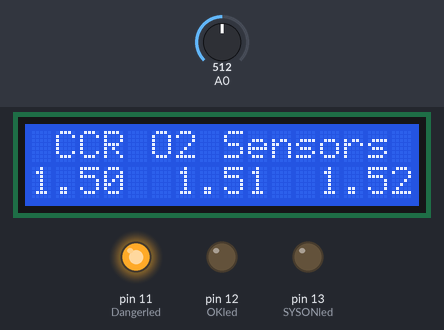
The sketch below on a simulated Arduino Uno, built with avr-gcc and run on an emulated ATmega328P. Shown: 16×2 character LCD, output pins drawn as LEDs (lit = HIGH). Dashed ring = blinking. The test bench sets the inputs (shaded band); at power-on: A0 = 512.

Above: at 3.2 s.
3.3 s: A0 set to 640
5.2 s: A0 set to 665
At 7.9 s:
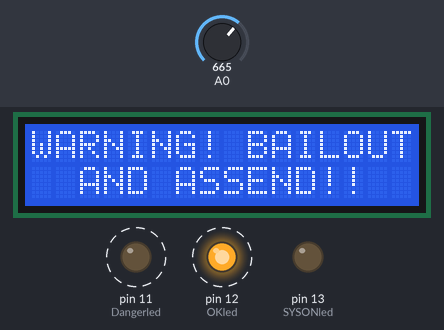
At 8.9 s:
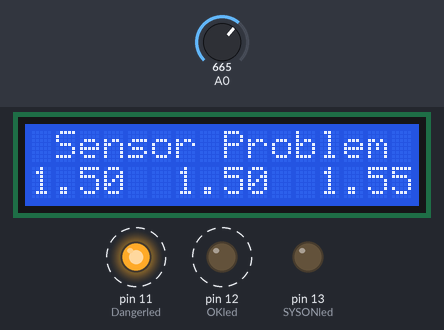
Timing chart, 0 to 15.3 s (numbered marks = the images above; inputs shaded):
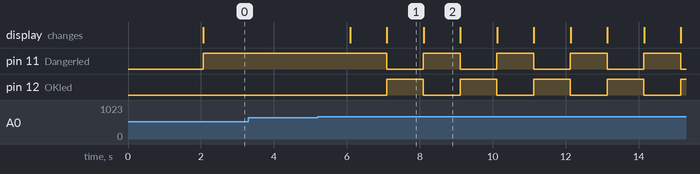

The sketch:

CCR-Computer.ino
```cpp
#include <LiquidCrystal.h>

/*******************************************************

  This program is used to test the LCD module display and 5 buttons.

********************************************************/
bool AlmostEqualRelative(float A, float B, float maxRelDiff);
// Select the pin used on LCD
LiquidCrystal lcd(8, 9, 4, 5, 6, 7);

// define the button
int lcd_key     = 0;
int adc_key_in  = 0;

//Define veribles.
int state = 1;
int SENSORSelect = 0;
float voltagePPo1 = 1.50;
float voltagePPo2 = 1.51;
float voltagePPo3 = 1.52;

// constants won't change. Used here to set a pin number :
const int Dangerled =  11;      // Set a name for the number of the LED pins
const int OKled = 12;           //
const int SYSONled = 13;       //

#define NextSENS  0
#define ValueUP   1
#define ValueDOWN 2
#define PrevSENS  3
#define Reset     4
#define btnNONE   5

//read the button value
int read_LCD_buttons()
{
  adc_key_in = analogRead(0);          // read analog A0 value
  // when read the 5 key values in the vicinity of the following：0,144,329,504,741
  // By setting different threshold, you can read the one button
  if (adc_key_in > 1000) return btnNONE;
  if (adc_key_in < 50)   return NextSENS;
  if (adc_key_in < 250)  return ValueUP;
  if (adc_key_in < 450)  return ValueDOWN;
  if (adc_key_in < 650)  return PrevSENS;
  if (adc_key_in < 850)  return Reset;

  return btnNONE;

}

void setup()
{
  Serial.begin(9600);  // initialize serial communication at 9600 bits per second:for debugging.
  lcd.begin(16, 2);              // star
  lcd.setCursor(3, 0);
  lcd.print("Booting..."); // display“Push the buttons”
  pinMode(Dangerled, OUTPUT);  //Sets the 11 pin as output
  pinMode(OKled, OUTPUT);  //Sets the 12 pin as output
  pinMode(SYSONled, OUTPUT); //Sets the 13 pin as output
  delay(2000);
}

void CCRMain()// the main routine for the program,
{
 digitalWrite(Dangerled, HIGH); //Turn off "Danger" led so it flases in the HUD.
  lcd.setCursor(1, 0); //Clean the LCD screen
  lcd.print("CCR O2 Sensors "); //Write the phrase "CCR O2 Sensors"
  //lcd.print(SENSORSelect); //TESTING ONLY
  //lcd.print(state); //MORE TESTING

  //PPo2 Sensor 1
  lcd.setCursor(0, 1);  //set screen position.
  lcd.print(voltagePPo1);// print out the value you read to lc

  //PPo2 Sensor 2
  lcd.setCursor(6, 1);  //set screen position.
  lcd.print(voltagePPo2);// print out the value you read to lcd:

  //PPo2 Sensor 3
  lcd.setCursor(12, 1);  //set screen position.
  lcd.print(voltagePPo3);// print out the value you read to lcd:

  delay(1000);

  state = AlmostEqualRelative(voltagePPo1, voltagePPo2, 0.03);
  state = state && AlmostEqualRelative(voltagePPo2, voltagePPo3, 0.03);
  lcd.print(state);


}


void Danger()  //Routine if PP0 Dangerous.
{
  digitalWrite(Dangerled, LOW); //Turn on "Danger" led so it flases in the HUD.
  digitalWrite(OKled, HIGH); //Turn off "OK" led so it flases in the HUD.
  lcd.clear();  //Clear the lcd
  lcd.setCursor(0, 0);
  lcd.print("WARNING! BAILOUT");
  lcd.setCursor(2, 1);
  lcd.print("AND ASSEND!!");
  delay(1000);
  lcd.clear();  //Clear the lcd
//TEST CODE
  digitalWrite(Dangerled, HIGH); //Turn off "Danger" led so it flases in the HUD.
  digitalWrite(OKled, LOW); //Turn on "OK" led so it flases in the HUD.
  lcd.setCursor(1, 0); //Clean the LCD screen
  lcd.print("Sensor Problem"); //Write the phrase "CCR O2 Sensors"
  //lcd.print(SENSORSelect); //TESTING ONLY
  //lcd.print(state); //MORE TESTING

  //PPo2 Sensor 1
  lcd.setCursor(0, 1);  //set screen position.
  lcd.print(voltagePPo1);// print out the value you read to lc

  //PPo2 Sensor 2
  lcd.setCursor(6, 1);  //set screen position.
  lcd.print(voltagePPo2);// print out the value you read to lcd:

  //PPo2 Sensor 3
  lcd.setCursor(12, 1);  //set screen position.
  lcd.print(voltagePPo3);// print out the value you read to lcd:

  delay(1000);

//END TEST CODE


  state = AlmostEqualRelative(voltagePPo1, voltagePPo2, 0.03);
  state = state && AlmostEqualRelative(voltagePPo2, voltagePPo3, 0.03);
  lcd.print(state);
}


bool AlmostEqualRelative(float A, float B, float maxRelDiff)
{
  // Calculate the difference.
  float diff = fabs(A - B);
  A = fabs(A);
  B = fabs(B);
  // Find the largest
  float largest = (B > A) ? B : A;

  if (diff <= largest * maxRelDiff) return true;
  return false;
}


void buttons()
{
  lcd_key = read_LCD_buttons();  // read key

  switch (lcd_key)               // display key
  {
    case NextSENS:
      {
        if (SENSORSelect > 2) {
          SENSORSelect = 0;
        } else {
          SENSORSelect ++;
        }
        break;
      }
    case PrevSENS:
      {
        if (SENSORSelect < 1) {
          SENSORSelect = 3;
        } else {
          SENSORSelect --;
        }
        break;
      }
    case ValueUP:
      {
        lcd.print("UP    ");
        break;
      }
    case ValueDOWN:
      {
        lcd.print("DOWN  ");
        break;
      }
    case Reset:
      {
        lcd.print("Reset  ");
        voltagePPo1 = 1.50;
        voltagePPo2 = 1.50;
        voltagePPo3 = 1.55;
        break;
      }
    case btnNONE:
      {
        lcd.print("NONE  ");
        break;
      }
  }
}
void loop()
{
  buttons();
  if (state == 0) {
    Danger();
  } else {
    digitalWrite(Dangerled, HIGH); //Turn off "Danger" led so it flases in the HUD.
    digitalWrite(OKled, LOW); //Turn on "OK" led so it flases in the HUD.
    CCRMain();
 }

}
```

Measured:
- the behaviour switches between 649 and 650 on A0 (found by bisection; images 0 and 1)
- after the input at 3.3 s, every drawn part: stays the same
- after the input at 5.2 s, pin 11 (Dangerled), pin 12 (OKled): alternates HIGH for 1.0 s and LOW for 1.0 s, starting after 1.9 s; the display: first changes after 0.89 s (image 1 shows a later state)
- what the display in image 1 shows lasts 1.0 s, from 7.1 s to 8.1 s
